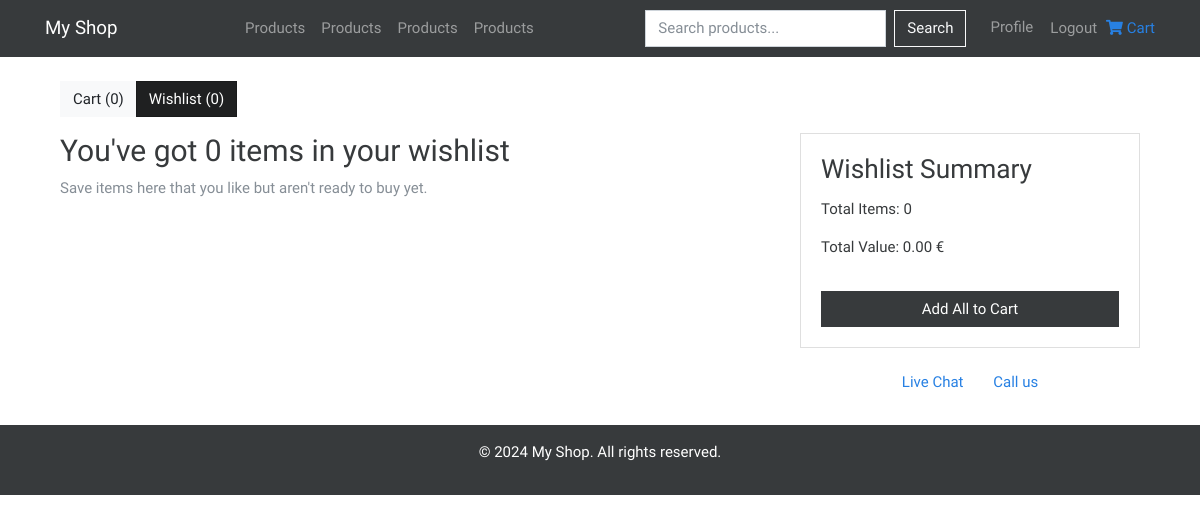
Page /cart/wishlist/ (signed in) on the earlier database version.
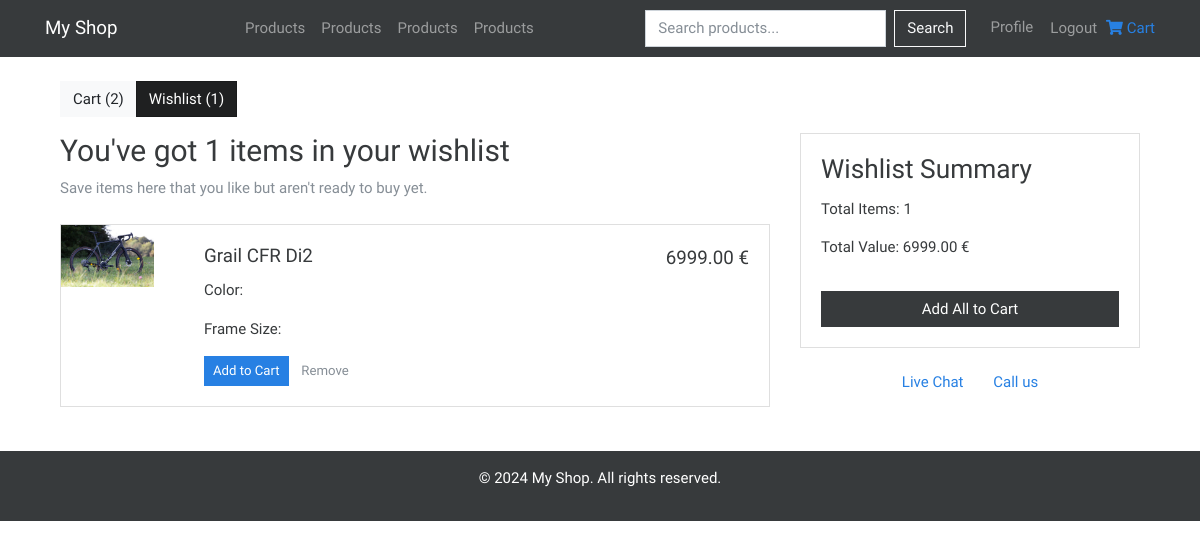
Same page on the later database version.
### myshop/cart/models.py (models this page shows, shortened)
class WishlistItem(models.Model):
    user = models.ForeignKey(settings.AUTH_USER_MODEL, on_delete=models.CASCADE)
    product = models.ForeignKey(Product, on_delete=models.CASCADE)
    added_at = models.DateTimeField(auto_now_add=True)

### myshop/products/models.py (models this page shows, shortened)
class ProductImage(models.Model):
  product = models.ForeignKey(Product, related_name='images', on_delete=models.CASCADE)
  image = models.ImageField(upload_to='products/')

class Product(models.Model):
  name = models.CharField(max_length=255)
  description = models.TextField()
  price = models.FloatField()
  pdf = models.FileField(upload_to='products/pdfs/')
  created_at = models.DateTimeField(auto_now_add=True)
  updated_at = models.DateTimeField(auto_now=True)
  cart = models.ManyToManyField(settings.AUTH_USER_MODEL, related_name='cart_products', blank=True)
  wishlist = models.ManyToManyField(settings.AUTH_USER_MODEL, related_name='wishlist_products', blank=True)
  discount = models.IntegerField(default=0)
  stock = models.IntegerField(default=0)
  category = models.ForeignKey(Category, on_delete=models.SET_NULL, null=True)

### myshop/cart/views.py (the view)
# urls.py: path('wishlist/', view_wishlist, name='view_wishlist'),
@login_required
def view_wishlist(request):
    cart_items = CartItem.objects.filter(user=request.user)
    wishlist_items = WishlistItem.objects.filter(user=request.user)
    wishlist_total = sum(Decimal(item.product.price) for item in wishlist_items)
    context = {
        'cart_items': cart_items,
        'wishlist_items': wishlist_items,
        'wishlist_total': wishlist_total,
    }
    return render(request, 'cart/view_wishlist.html', context)

### myshop/cart/templates/cart/view_wishlist.html
{% extends "base.html" %} {% load static %} {% block content %}
<div class="container mt-4">
  <div class="row">
    <div class="col-12 mb-3">
      <div class="btn-group" role="group" aria-label="Cart and Wishlist">
        <a href="{% url 'cart:view_cart' %}" class="btn btn-light"
          >Cart ({{ cart_items.count }})</a
        >
        <a href="{% url 'cart:view_wishlist' %}" class="btn btn-dark active"
          >Wishlist ({{ wishlist_items.count }})</a
        >
      </div>
    </div>
  </div>
  <div class="row">
    <div class="col-lg-8">
      <h2>You've got {{ wishlist_items.count }} items in your wishlist</h2>
      <p class="text-muted">
        Save items here that you like but aren't ready to buy yet.
      </p>
      <div class="wishlist-items mt-4">
        {% for item in wishlist_items %}
        <div class="card mb-3">
          <div class="row g-0">
            <div class="col-md-2">
              {% with item.product.images.first as image %} {% if image %}
              <img
                src="{{ image.image.url }}"
                class="img-fluid rounded-start"
                alt="{{ item.product.name }}"
              />
              {% else %}
              <img
                src="{% static 'images/noImgPlaceholder.jpeg' %}"
                class="img-fluid rounded-start"
                alt="No image available"
              />
              {% endif %} {% endwith %}
            </div>
            <div class="col-md-10">
              <div class="card-body">
                <div class="d-flex justify-content-between align-items-center">
                  <h5 class="card-title">{{ item.product.name }}</h5>
                  <h5>{{ item.product.price|floatformat:2 }} €</h5>
                </div>
                <p class="card-text">Color: {{ item.product.color }}</p>
                <p class="card-text">Frame Size: {{ item.product.size }}</p>
                <div class="d-flex justify-content-between align-items-center">
                  <div>
                    <a
                      href="{% url 'cart:add_to_cart' item.product.id %}"
                      class="btn btn-sm btn-primary"
                      >Add to Cart</a
                    >
                    <a
                      href="{% url 'cart:remove_from_wishlist' item.id %}"
                      class="btn btn-sm btn-link text-muted"
                      >Remove</a
                    >
                  </div>
                </div>
              </div>
            </div>
          </div>
        </div>
        {% endfor %}
      </div>
    </div>
    <div class="col-lg-4">
      <div class="card">
        <div class="card-body">
          <h3 class="card-title">Wishlist Summary</h3>
          <p>Total Items: {{ wishlist_items.count }}</p>
          <p>Total Value: {{ wishlist_total|floatformat:2 }} €</p>
          <button class="btn btn-dark w-100 mt-3">Add All to Cart</button>
        </div>
      </div>
      <div class="mt-3 text-center">
        <a href="#" class="btn btn-link">Live Chat</a>
        <a href="#" class="btn btn-link">Call us</a>
      </div>
    </div>
  </div>
</div>
{% endblock %}

Differences in the rows shown:
added WishlistItem: product.images.first.image (picture), product.name "Grail CFR Di2", product.price "6999.00"
Other differences:
{{ cart_items.count }}: "0" → "2"
{{ wishlist_items.count }}: "0" → "1"
{{ wishlist_total|floatformat:2 }}: "0.00" → "6999.00"
